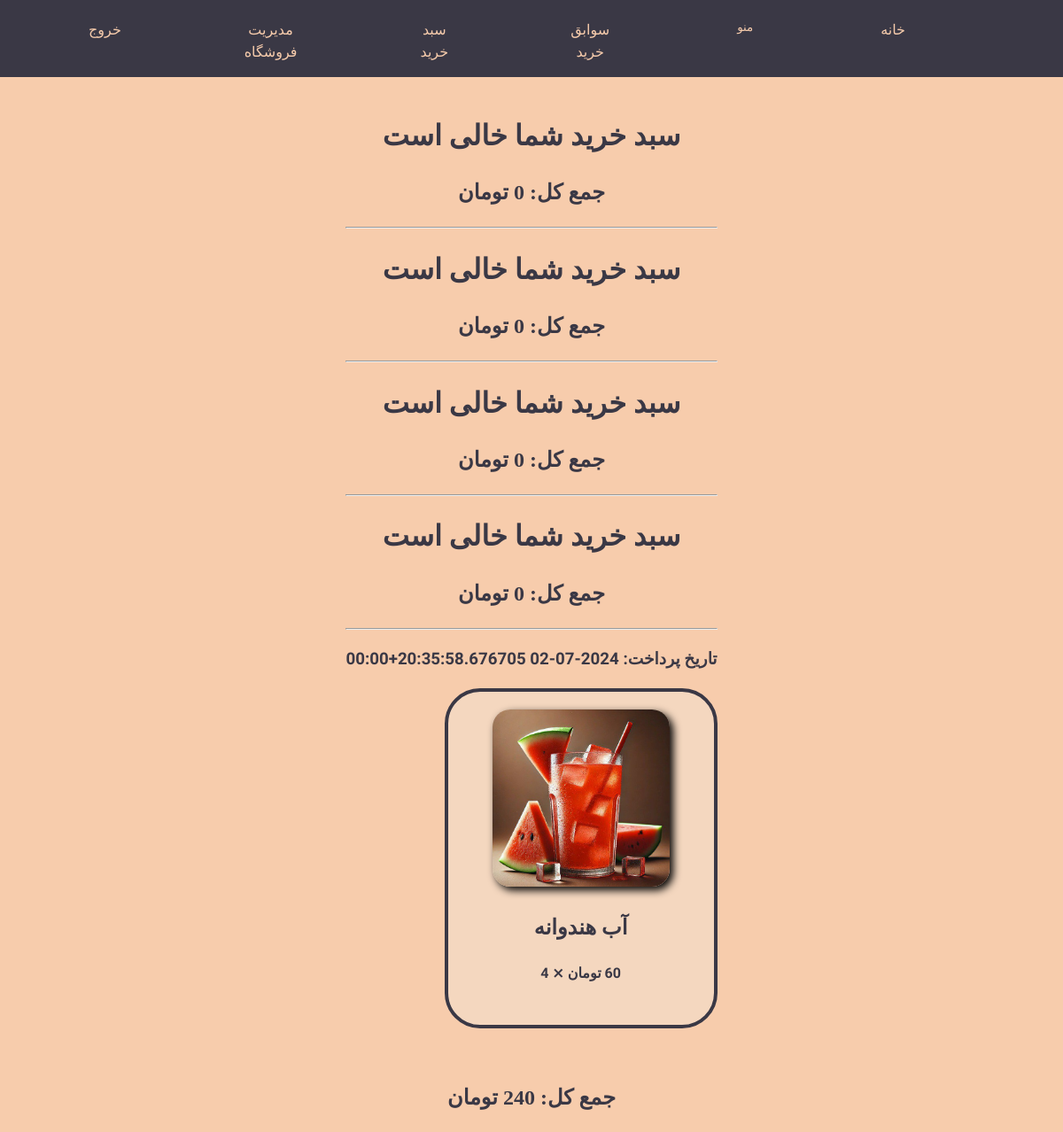
Screenshot of /cart/history (signed in) with the database file from the repository.
### accounts/models.py (models this page shows, shortened)
class Cart(models.Model):
    class CartTypes(models.TextChoices):
        delivery = "DELIVERY", "Delivery"
        dine_in = "DINE_IN", "Dine-in"
    user = models.ForeignKey(User, on_delete=models.CASCADE, related_name="carts")
    is_purchased = models.BooleanField(default=False)
    created_at = models.DateTimeField(auto_now_add=True)
    purchased = models.DateTimeField(default=timezone.now)
    order_type = models.CharField(
        max_length=10, choices=CartTypes.choices, default=CartTypes.delivery
    )
    @property
    def total_price(self):
        return sum(cart_item.price for cart_item in self.cart_items.all())

class CartItem(models.Model):
    cart = models.ForeignKey(Cart, on_delete=models.CASCADE, related_name="cart_items")
    product = models.ForeignKey(
        Product, on_delete=models.CASCADE, related_name="cart_items"
    )
    quantity = models.IntegerField(validators=[MinValueValidator(1)], default=0)
    created_at = models.DateTimeField(auto_now_add=True)
    @property
    def price(self):
        return self.product.price * self.quantity

class Product(models.Model):
    name = models.CharField(max_length=100)
    price = models.IntegerField()
    image = models.ImageField(upload_to="product/", blank=True, null=True)
    category = models.ForeignKey(
        Category,
        on_delete=models.CASCADE,
        related_name="products",
        blank=True,
        null=True,
    )
    ingredients = models.ManyToManyField("Storage", through="ProductIngredient")

### accounts/views.py (the view)
# urls.py: path("cart/history", views.cart_history_view, name="cart_history"),
@login_required
def cart_history_view(request):
    user = request.user
    carts = Cart.objects.filter(user=user, is_purchased=True)
    context = {"carts": carts}
    return render(request, "accounts/cart_history.html", context)

### accounts/templates/accounts/cart_history.html (shortened to what this page needs)
{% load static jformat humanize %}
<!DOCTYPE html>
<html lang="fa" dir="rtl">
<head>
<link rel='stylesheet' href='https://cdnjs.cloudflare.com/ajax/libs/font-awesome/5.15.3/css/all.min.css'>
<link href='https://unpkg.com/css.gg@2.0.0/icons/css/enter.css' rel='stylesheet'>
<link href='https://unpkg.com/css.gg@2.0.0/icons/css/shopping-cart.css' rel='stylesheet'>
<link href='https://unpkg.com/css.gg@2.0.0/icons/css/check-r.css' rel='stylesheet'>
<link href='https://unpkg.com/css.gg@2.0.0/icons/css/menu.css' rel='stylesheet'>
<link href='https://unpkg.com/css.gg@2.0.0/icons/css/coffee.css' rel='stylesheet'>
<link href='https://unpkg.com/css.gg@2.0.0/icons/css/home-alt.css' rel='stylesheet'>
</head>
<body>
    <div class="navbar lalezar-regular">
        <nav>
            <ul>
                <li>
                    <div class="icon-label"><a href="{% url 'home' %}" class="name" > خانه </a></div>
                </li>
                <li class="dropdown">
                    <div class="icon-label"><button class="dropbtn" >منو</button></div>
                <li>
                    <div class="icon-label"><a href="{% url 'cart_history' %}" class="name">سوابق خرید</a></div>
                </li>
                <li>
                    <div class="icon-label"><a href="{% url 'cart' %}" class="name">سبد خرید</a></div>
                </li>
                {% if user.is_authenticated %}
                    {% if user.is_staff %}
                        <li class="nav-item">
                            <div class="icon-label"><a href="{% url 'myadmin' %}" class="name">مدیریت فروشگاه</a></div>
                        </li>
                    {% endif %}
                    <li>
                        <div class="icon-label"><a href="{% url 'logout' %}" class="name" style="margin-left: 100px;">خروج</a></div>
                    </li>
                {% else %}
                <li>
                    <div class="icon-label"><i class="gg-enter icon"></i><a href="{% url 'login' %}" class="name">ورود به حساب کاربری</a></div>
                </li>
                {% endif %}
            </ul>
        </nav>
    </div>
    <div class="container d-flex justify-content-center my-50">
        <div class="row">
            {% for cart in carts %}
                {% for cart_item in cart.cart_items.all %}
                    <div class="col-md-10 lalezar-regular" style="margin: 1rem 0;">
                        <h3>تاریخ پرداخت: {{ cart.purchased|jformat:"%H:%M %Y/%m/%d"|safe }}</h3>
                    </div>
                    <div class="col-md-10 lalezar-regular">
                        <div class="card card-body" style="margin-bottom: 60px;" >
                            <div class="media align-items-center align-items-lg-start text-center text-lg-left flex-column flex-lg-row">
                                <div class="mr-2 mb-3 mb-lg-0">
                                    <img src="{% if cart_item.product.image %}{{ cart_item.product.image.url }}{% endif %}" width="200" height="200" alt="{{ cart_item.product.name }} image">
                                </div>
                                <div class="media-body ">
                                    <h2 class="media-title font-weight-semibold">
                                        {{ cart_item.product.name }}
                                    </h2>
                                </div>
                                <div class="mt-3 mt-lg-0 ml-lg-3 text-center">
                                    <h4 class="mb-0 font-weight-semibold">{{ cart_item.product.price|floatformat:"0g"|intcomma:False }} تومان &Cross; {{ cart_item.quantity }}</h4>
                                </div>
                            </div>
                            <br>
                        </div>
                    </div>
                {% empty %}
                    <h1>سبد خرید شما خالی است</h1>
                {% endfor %}
                <div class="col-md-10">
                    <h2>جمع کل: {{ cart.total_price|floatformat:"0g"|intcomma:False }} تومان</h2>
                </div>
                {% if not forloop.last %}
                    <hr>
                {% endif %}
            {% endfor %}
        </div>
    </div>
</body>
</html>

### accounts/templates/accounts/cart_history.html (style rules this page uses)
.lalezar-regular { font-family: "Lalezar", system-ui; font-weight: 400; font-style: normal; }
body { margin: 0; font-family:'lalezar-regular' font-size: .8125rem; font-weight: 400; line-height: 1.5385; color: #3a3845; text-align: center; background-color: #f7ccac; }
a { text-decoration: none !important; }
.container { display: flex; justify-content: center; }
.card { background-color: #f4d7bf; border: 4px solid #3a3845 ; padding-top: 20px; width: 300px; border-radius: 40px; }
img { border-radius: 20px; box-shadow: 4px 4px 10px rgba(0, 0, 0, 1); }
nav ul { display: flex; }
li { list-style: none; margin-right: 130px; }
.icon-label { display: flex; align-items: center; color: #f7ccac; margin-top: 6px; }
.icon-label a { text-decoration: none; }
.navbar { display: flex; background-color:#3a3845; justify-content: center; margin-bottom: 20px; }
.name { color: #f7ccac; }
.dropdown { position: relative; margin-left: auto; }
.dropbtn { background-color: inherit; color: #f7ccac; border: none; outline: none; font-family: inherit;; }

### rows the page displays
Cart: total_price "0"
Cart: total_price "0"
Cart: total_price "0"
Cart: total_price "0"
Cart: purchased|jformat "2024-07-02 20:35:58.676705+00:00", total_price "240"
CartItem: product.image (picture), product.name "آب هندوانه", product.price "60", quantity "4"
